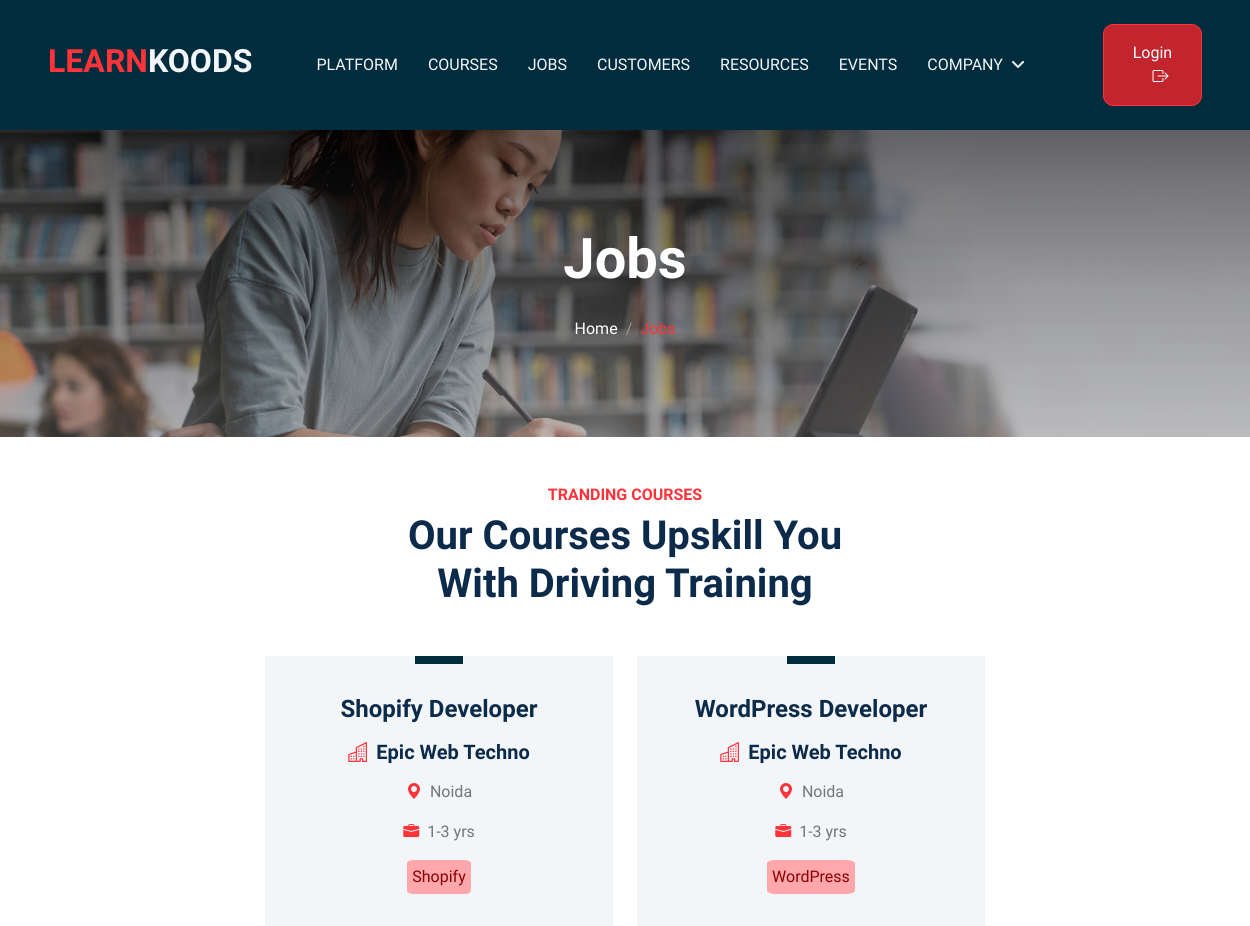
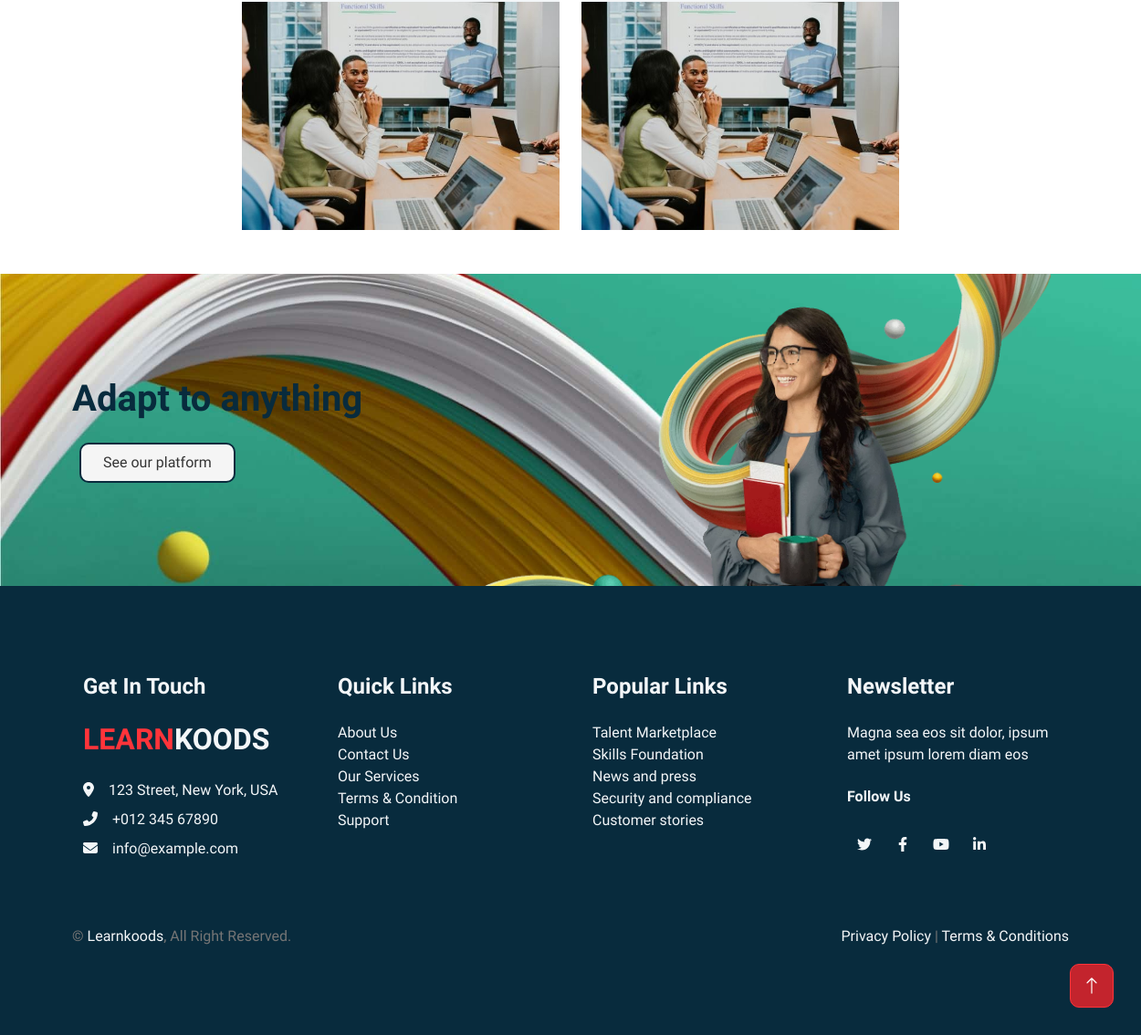
The app's page /jobs/, older data (2 pictures, top to bottom).
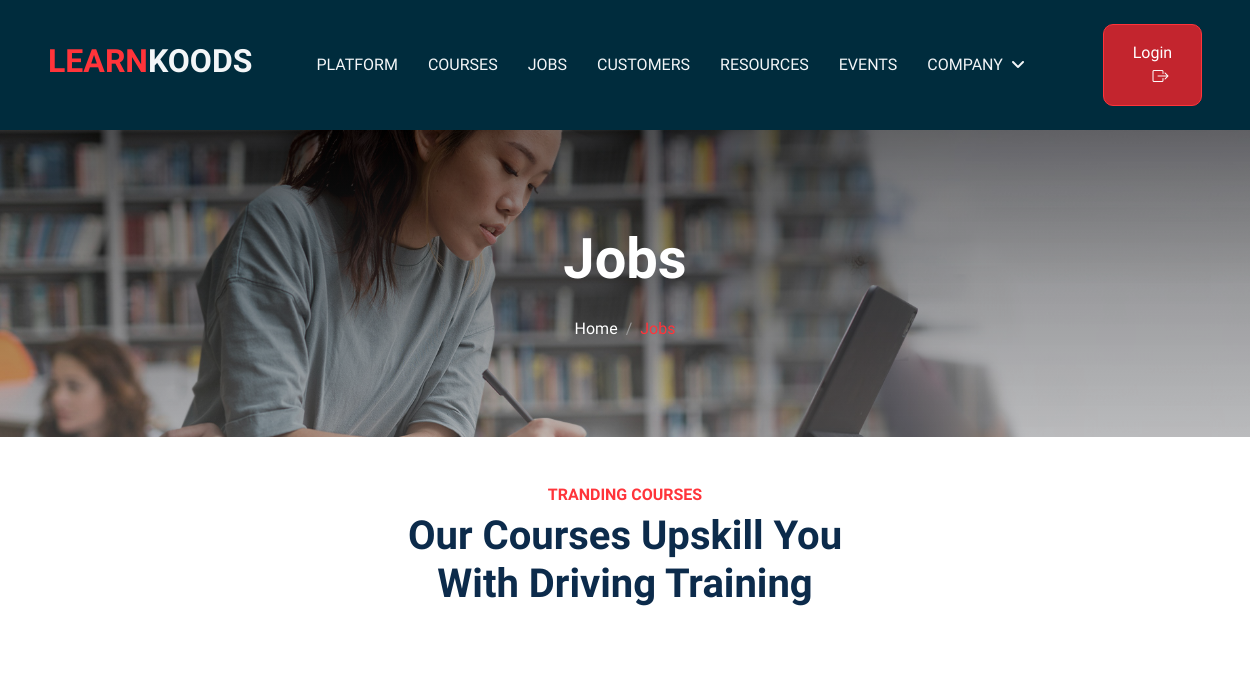
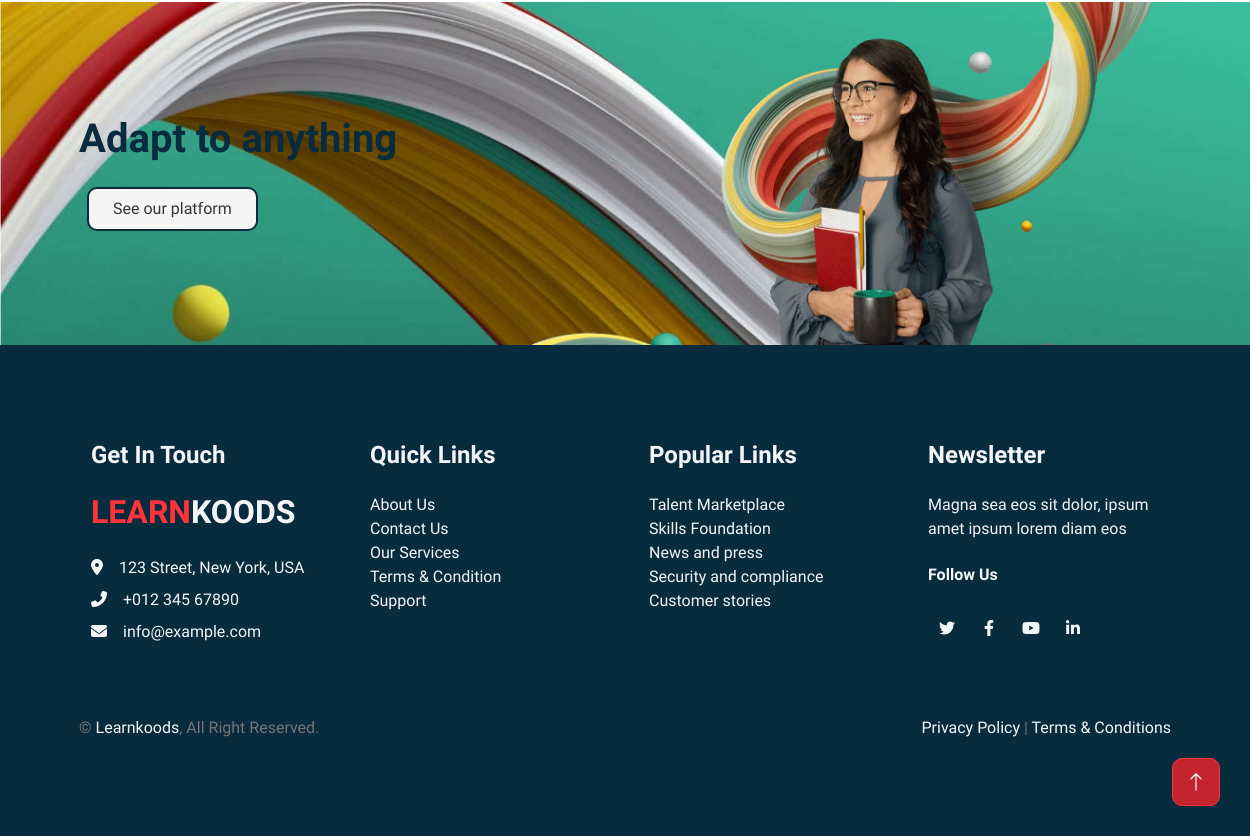
The same page, newer data (2 pictures, top to bottom).
### jobs/models.py (models this page shows, shortened)
class Job(models.Model):
    job_id = models.AutoField(primary_key=True)
    user = models.ForeignKey(User, on_delete=models.CASCADE,null=True,blank=True,default=None)
    category = models.ForeignKey(Category,on_delete=models.CASCADE,null = True)
    job_title = models.CharField(max_length=100)
    job_type = models.CharField(choices=JOB_TYPE,default=None, null = True,max_length=50)
    exp_required = models.CharField(max_length=100)
    skills_req =  models.ManyToManyField(skil)
    job_des = HTMLField(blank=True, null=True)
    salary = models.CharField(max_length=20)
    min_salary = models.DecimalField(
        max_digits=10,
        decimal_places=2,
        null=True,
        blank=True,
        verbose_name="Minimum Salary",
        help_text="Enter the minimum salary for this job (e.g., 50000.00)",
    )
    max_salary = models.DecimalField(
        max_digits=10,
        decimal_places=2,
        null=True,
        blank=True,
        verbose_name="Maximum Salary",
        help_text="Enter the maximum salary for this job (e.g., 80000.00)",
    )
    company = models.CharField(max_length=100,null=False,default=None)
    location = models.CharField(max_length=250)
    company_desc = HTMLField(blank=True, null=True)
    url = models.URLField(max_length=200)
    last_update = models.DateField()
    timestamp = models.DateTimeField(auto_now=True)
    job_image = models.ImageField(upload_to='job/', default = "job/jobs-1.jpg")
    job_slug = AutoSlugField(populate_from = 'get_full_slug',unique=True,null=True,default=None)
    is_published = models.BooleanField(default=False)
    is_closed = models.BooleanField(default=False)
    def get_full_slug(self):
        return f"{self.job_title} at {self.company}"

### uploads/models.py (models this page shows)
class skil(models.Model):
    data = models.CharField(max_length=200, null=True, blank=True)
    def __str__(self):
        return self.data

### koods/views.py (the view, shortened to what this page needs)
# urls.py: path('jobs/', views.Jobs),
def Jobs(request):
    jobData = Job.objects.all().order_by("-timestamp")
    data={
        'title':'Jobs',
        'jobData':jobData
    }
    return render(request,"jobs.html",data)

### templates/jobs.html (shortened to what this page needs)
{% extends 'base.html' %}
{% block content %}
  <section>
    <div class="container-fluid page-header py-6 mt-6 mt-0 wow fadeIn" data-wow-delay="0.1s">
      <div class="container text-center">
        <h1 class="display-4 text-white animated slideInDown mb-4">Jobs</h1>
        <nav aria-label="breadcrumb animated slideInDown">
          <ol class="breadcrumb justify-content-center mb-0">
            <li class="breadcrumb-item">
              <a class="text-white" href="/">Home</a>
            </li>
            <li class="breadcrumb-item text-primary active" aria-current="page">Jobs</li>
          </ol>
        </nav>
      </div>
    </div>
    <div class="container-xxl">
      <div class="container my-5">
        <div class="text-center mx-auto mb-5 wow fadeInUp" data-wow-delay="0.1s" style="max-width: 500px;">
          <h6 class="text-primary text-uppercase mb-2">Tranding Courses</h6>
          <h1 class="display-6 mb-4">Our Courses Upskill You With Driving Training</h1>
        </div>
        <div class="row g-4 justify-content-center">
          {% for n in jobData %}
            <div class="col-lg-4 col-md-6 wow fadeInUp" data-wow-delay="0.1s">
              <div class="courses-item d-flex flex-column bg-light overflow-hidden h-100">
                <div class="text-center p-4 pt-0">
                  <div class="d-inline-block bg-primary text-white fs-5 py-1 px-4 mb-4">
                  </div>
                  <h4 class="mb-3">{{ n.job_title }}</h4>
                  <h5 class="mb-3"><i class="bi bi-building text-primary me-2"></i>{{ n.company }}</h5>
                  <p class="mb-3">
                    <i class="bi bi-geo-alt-fill text-primary me-2"></i>{{ n.location }}
                  </p>
                  <p class="mb-3">
                    <i class="bi bi-briefcase-fill text-primary me-2"></i>{{ n.exp_required }}
                  </p>
                    {% for j in n.skills_req.all %}
                      <div class="mb-0 skills2">{{j}}</div>
                    {% endfor %}
                </div>
                <div class="position-relative mt-auto">
                  {% if n.job_image != null %}
                    <img class="img-fluid-new" src="/media/{{ n.job_image }}" alt="" />
                  {% endif %}
                </div>
              </div>
            </div>
          {% endfor %}
        </div>
      </div>
    </div>
  </section>
{% endblock %}

### templates/base.html
{% include "header.html" %}
{% block content %}
{% endblock %}
{% include "footer.html" %}

### templates/header.html (shortened to what this page needs)
<!DOCTYPE html>
<html lang="en">
<head>
    <link href="https://cdn.jsdelivr.net/npm/select2@4.1.0-rc.0/dist/css/select2.min.css" rel="stylesheet" />
    <link href="https://cdnjs.cloudflare.com/ajax/libs/font-awesome/6.4.0/css/all.min.css" rel="stylesheet">
    <link href="https://cdn.jsdelivr.net/npm/bootstrap-icons@1.4.1/font/bootstrap-icons.css" rel="stylesheet">
    <link rel="stylesheet" href="https://cdnjs.cloudflare.com/ajax/libs/slick-carousel/1.8.1/slick.css" />
    <link rel="stylesheet" href="https://cdnjs.cloudflare.com/ajax/libs/slick-carousel/1.8.1/slick-theme.css" />
    <link href="/static/lib/animate/animate.min.css" rel="stylesheet">
    <link href="/static/lib/owlcarousel/assets/owl.carousel.min.css" rel="stylesheet">
    <link href="/static/css/bootstrap.min.css" rel="stylesheet">
    <link href="/static/css/style.css" rel="stylesheet">
</head>
<body>
    <nav class="navbar navbar-expand-lg     navbar-light sticky-top p-0">
        <a href="/" class="navbar-brand d-flex align-items-center border-end px-4 px-lg-5">
            <h2 class="text-primary  "> LEARN<b class="text-light">KOODS</b></h2>
        </a>
        <div class="collapse  navbar-collapse" id="navbarCollapse">
            <div class="navbar-nav  ms-auto p-4 p-lg-0">
                <a href="/" class="nav-item text-light nav-link  ">Platform</a>
                <a href="/courses" class="nav-item text-light  nav-link">Courses</a>
                <a href="/jobs" class="nav-item text-light nav-link ">Jobs</a>
                <a href="/" class="nav-item text-light  nav-link">Customers</a>
                <a href="/" class="nav-item text-light nav-link ">Resources</a>
                <a href="/" class="nav-item text-light nav-link ">Events</a>
                <div class="nav-item text-light  dropdown">
                    <a href="/" class="nav-link dropdown-toggle text-light" data-bs-toggle="dropdown">Company</a>
                </div>
                {% if user.is_authenticated %}
                <div class="nav-item text-light nav-link profile" onclick="openNav()">{{user.username}}</div>
                <a href="{% url 'logout' %}" class="nav-item text-light nav-link"><i
                        class="bi bi-box-arrow-left"></i></a>
                {% else %}
            </div>
            <a href="/sign-in" class=" py-4 px-lg-5 d-none d-lg-block"><button class="btn btn-primary px-4 py-3">Login<i class="bi bi-box-arrow-right ms-3"> </i></button></a>
            {% endif %}
    </nav>

### templates/footer.html (shortened to what this page needs)
<section>
    <div class="bg-img">
        <div class="container">
            <div class="row align-items-center">
                <div class="col-lg-4">
                    <h2 class="display-6  mb-4">Adapt to anything</h2>
                    <a class="btn btn-grey  mx-2 py-2 px-4" href="">See our platform</a>
                </div>
                <div class="col-lg-8">
                    <img src="/static/images/footer.webp" class="img-fluid" style="  margin: auto;">
                </div>
            </div>
        </div>
    </div>
</section>
<div class="container-fluid  bg-3  footer m-0 py-6 wow fadeIn" data-wow-delay="0.1s">
    <div class="container text-light">
        <div class="row text-light g-5">
            <div class="col-lg-3 col-md-6">
                <h4 class=" text-light mb-4">Get In Touch</h4>
                <h2 class="text-primary mb-4"> LEARN<b class="text-light">KOODS</b></h2>
                <p class="mb-2"><i class="fa fa-map-marker-alt me-3"></i>123 Street, New York, USA</p>
                <p class="mb-2"><i class="fa fa-phone-alt me-3"></i>+012 345 67890</p>
                <p class="mb-2"><i class="fa fa-envelope me-3"></i>info@example.com</p>
            </div>
            <div class="col-lg-3  col-md-6">
                <h4 class="text-light  mb-4">Quick Links</h4>
                <li> <a class="btn-link text-light" href="">About Us</a></li>
                <li> <a class="btn-link text-light" href="">Contact Us</a></li>
                <li> <a class="btn-link text-light" href="">Our Services</a></li>
                <li> <a class="btn-link text-light" href="">Terms & Condition</a></li>
                <li> <a class="btn-link text-light" href="">Support</a></li>
            </div>
            <div class="col-lg-3 col-md-6">
                <h4 class="text-light  mb-4">Popular Links</h4>
                <li> <a class="  btn-link text-light" href="">Talent Marketplace</a>
                </li>
                <li> <a class="  btn-link text-light" href="">Skills Foundation</a>
                </li>
                <li> <a class="  btn-link text-light" href="">News and press</a>
                </li>
                <li> <a class="  btn-link text-light" href="">Security and compliance</a></li>
                <li> <a class="  btn-link text-light" href="">Customer stories</a>
                </li>
            </div>
            <div class="col-lg-3 col-md-6">
                <h4 class="text-light  mb-4">Newsletter</h4>
                <p class="  ">Magna sea eos sit dolor, ipsum amet ipsum lorem diam eos</p>
                <h6 class=" text-light mt-4 mb-3">Follow Us</h6>
                <div class="d-flex pt-2">
                    <a class=" text-light   btn-square btn-outline-light me-1" href=""><i
                            class="fab fa-twitter"></i></a>
                    <a class="text-light  btn-square btn-outline-light me-1" href=""><i
                            class="fab fa-facebook-f"></i></a>
                    <a class="text-light  btn-square btn-outline-light me-1" href=""><i class="fab fa-youtube"></i></a>
                    <a class="text-light   btn-square btn-outline-light me-0" href=""><i
                            class="fab fa-linkedin-in"></i></a>
                </div>
            </div>
        </div>
    </div>
    <div class="container  pt-3 mt-5 wow fadeIn" data-wow-delay="0.1s">
        <div class="row">
            <div class="col-md-6 text-center text-md-start   mb-md-0">
                &copy; <a class="text-light  " href="#">Learnkoods</a>, All Right Reserved.
            </div>
            <div class="col-md-6 text-center text-md-end">
                <a class="text-light  " href="">Privacy Policy </a> | <a href="" class="text-light  ">Terms &
                    Conditions </a>
            </div>
        </div>
    </div>
</div>
<a href="#top" class="btn btn-lg btn-primary btn-lg-square back-to-top"><i class="bi bi-arrow-up"></i></a>
</body>
</html>

### static/css/style.css (style rules this page uses)
:root { --primary: #082b3d; --secondary: #757575; --light: #F3F6F8; --dark: #323232 !important; }
.py-6 { padding-top: 6rem; padding-bottom: 6rem; }
.back-to-top { position: fixed; display: none; right: 30px; bottom: 30px; z-index: 99; }
h2, .h2 { font-size: 2rem; color: #082b3d; }
.btn { font-weight: 500; transition: .5s; }
.btn.btn-primary, .btn.btn-outline-primary:hover { color: #FFFFFF; }
.btn-square { width: 38px; height: 38px; }
.btn-lg-square { width: 48px; height: 48px; }
.btn-square, .btn-sm-square, .btn-lg-square { padding: 0; display: flex; align-items: center; justify-content: center; font-weight: normal; }
.navbar.sticky-top { top: -100px; background: #002c3d; transition: .5s; }
.navbar .navbar-brand, .navbar a.btn { height: 80px; }
.navbar .navbar-nav .nav-link { margin-right: 30px; padding: 25px 0; color: var(--dark); font-weight: 500; text-transform: uppercase; outline: none; }
.navbar .dropdown-toggle::after { border: none; content: "\f107"; font-family: "Font Awesome 5 Free"; font-weight: 900; vertical-align: middle; margin-left: 8px; }
.page-header { background: linear-gradient(rgba(0, 0, 0, 0.493), rgba(115, 115, 115, 0.435)), url(/static/images/carousel-1.jpg) center center no-repeat; background-size: cover; }
.breadcrumb-item+.breadcrumb-item::before { color: #999999; }
.btn { border-radius: 10px; }
.btn-grey { background: #f5f5f5; border: solid 2px #082b3d; color: #353535; }
.bg-3 { background: #082b3d; }
.bg-img { background-image: url("/static/images/bg.jpg"); background-position: center center; background-size: cover; width: 100%; }
.footer li { list-style: none; }
.footer li a { font-weight: 500; }
h6.text-primary.text-uppercase.mb-2 { color: #ff343a !important; }
.text-primary { color: #ff343a !important; }

Row changes from the older to the newer data that the page shows:
removed Job: job_title "Shopify Developer", company "Epic Web Techno", location "Noida", exp_required "1-3 yrs", job_image (picture)
removed skil: data "Shopify", shown under "Shopify Developer"
removed Job: job_title "WordPress Developer", company "Epic Web Techno", location "Noida", exp_required "1-3 yrs", job_image (picture)
removed skil: data "WordPress", shown under "WordPress Developer"
